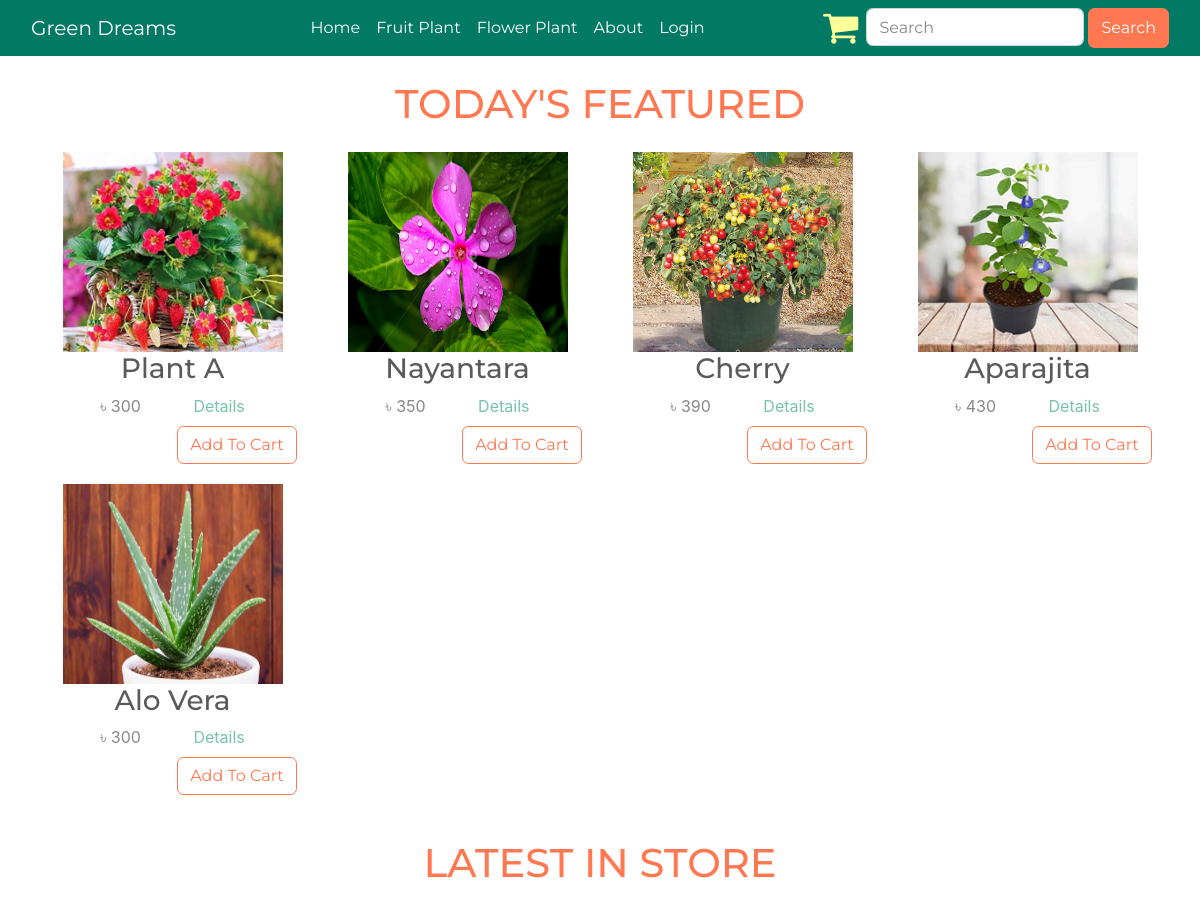
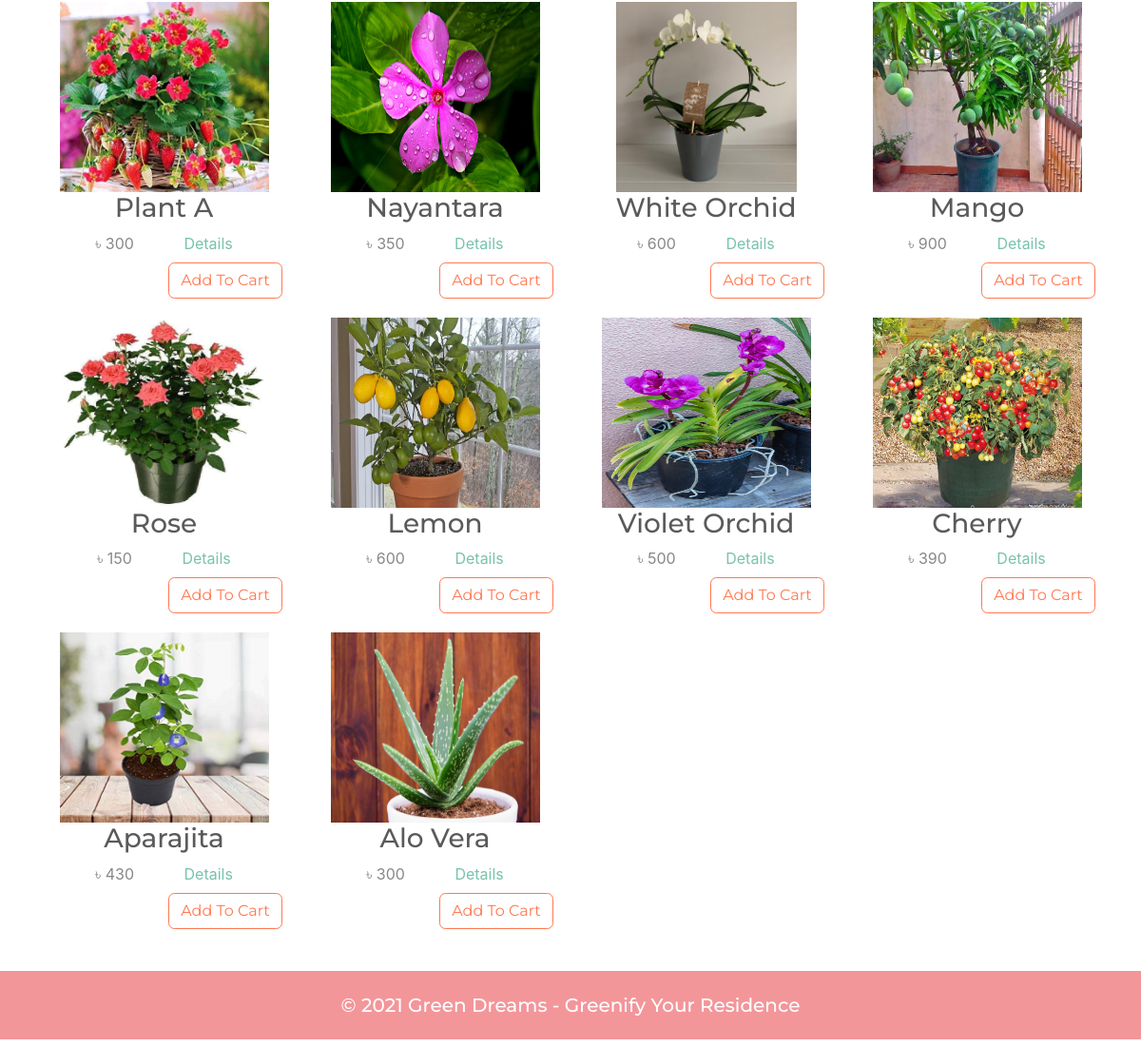
The page / on the database its author committed (2 pictures, top to bottom).
### app/models.py (models this page shows, shortened)
class Plant(models.Model):
    title = models.CharField(max_length=200)
    slug = models.SlugField(unique=True)
    category = models.CharField(max_length=20, choices=CATEGORIES)
    image = models.ImageField(upload_to="plants")
    price = models.PositiveIntegerField()
    description = models.TextField()
    featured = models.BooleanField(default=False)
    date = models.DateTimeField(auto_now_add=True)

### app/views.py (the view)
# urls.py: path("", HomeView.as_view(), name="home"),
class HomeView(TemplateView):
    template_name = "index.html"
    def get_context_data(self, **kwargs):
        context = super().get_context_data(**kwargs)
        context['plants'] = Plant.objects.all().order_by('-date')
        return context

### templates/index.html
{% extends "base.html" %}
{% block content %}
<section class="mt-4">
    <h1 class="text-danger text-center mb-4">TODAY'S FEATURED</h1>
    <div class="container latestIn text-center">
      <div class="row">
          {% for plant in plants %}
          {% if plant.featured == True %}
          <div class="col-lg-3 col-md-4 col-sm-6">
              <div>
                <img src="{{plant.image.url}}" alt="" style="width: 220px; height: 200px;">
                <h3 class="">{{ plant.title }}</h3>
                <span class="price">&#2547; {{plant.price}}</span>
                <a href="{% url 'app:details' plant.slug%}" class="ml-5">Details</a>
              </div>
                    <a href="{% url 'app:addtocart' plant.id %}" class="btn btn-outline-danger mt-2 mr-4 text-center ">Add To Cart</a>
          </div>
          {% endif %}
          {% endfor %}
</section>
<section class="mt-4">
    <h1 class="text-danger text-center mb-4">LATEST IN STORE</h1>
    <div class="container latestIn text-center">
      <div class="row">
          {% for plant in plants %}
          <div class="col-lg-3 col-md-4 col-sm-6">
              <img src="{{plant.image.url}}" alt="" style="width: 220px; height: 200px;">
                  <h3 class="">{{ plant.title }}</h3>
                  <span class="price">&#2547; {{plant.price}}</span>
                  <a href="{% url 'app:details' plant.slug%}" class="ml-5">Details</a>
                  <a href="{% url 'app:addtocart' plant.id %}" class="btn btn-outline-danger mt-2 mr-4 text-center ">Add To Cart</a>
          </div>
          {% endfor %}
</section>
{% endblock %}

### templates/base.html (shortened to what this page needs)
{% load static %}
<!DOCTYPE html>
<html lang="en">
<head>
  <link rel="stylesheet" href="https://stackpath.bootstrapcdn.com/bootstrap/4.5.2/css/bootstrap.min.css">
  <link rel="stylesheet" href="https://stackpath.bootstrapcdn.com/font-awesome/4.7.0/css/font-awesome.min.css">
  <link rel="stylesheet" href="{% static 'style.css' %}" />
  <link rel="stylesheet" href="{% static 'bootstrap.min.css' %}" />
</head>
<body>
  <header>
    <nav class="navbar navbar-expand-md">
        <div class="container-fluid">
          <div class="collapse navbar-collapse" id="navbarTogglerDemo01">
            <a class="navbar-brand" href="#">Green Dreams</a>
            <ul class="navbar-nav me-auto mb-2 mb-lg-0 ml-auto">
              <li class="nav-item">
                <a class="nav-link" aria-current="page" href="{% url 'app:home' %}">Home</a>
              </li>
              <li class="nav-item">
                <a class="nav-link" href="{% url 'app:fruits' %}">Fruit Plant</a>
              </li>
              <li class="nav-item">
                <a class="nav-link" href="{% url 'app:flowers' %}" tabindex="-1" aria-disabled="true">Flower Plant</a>
              </li>
              <li class="nav-item">
                <a class="nav-link" href="{% url 'app:about' %}" tabindex="-1" aria-disabled="true">About</a>
              </li>
              {% if request.user.customer %}
              <li class="nav-item">
                <p class="nav-link text-secondary">Welcome, {{request.user.username}}!</p>
              </li>
              <li class="nav-item">
                <a class="nav-link" href="{% url 'app:logout'%}" tabindex="-1" aria-disabled="true">Logout</a>
              </li>
            {% else %}
            <li>
                <a class="nav-link" href="{% url 'app:login'%}" tabindex="-1" aria-disabled="true">Login</a>
                {%endif%}
              </li>
            </ul>
            <form class="d-flex ml-auto" action="{% url 'app:search' %}" method="GET">
                <a href="{% url 'app:mycart'%}"><span class="fas fa-shopping-cart fa mr-2"></span></a>
              <input class="form-control me-2" type="text" name="keyword" required placeholder="Search" aria-label="Search">
              <button class="btn btn-danger ml-1" type="submit">Search</button>
            </form>
          </div>
        </div>
      </nav>
</header>
    {% block content %}
    {% endblock %}
    <footer class="bg-dark mt-4">
      <h5 class="p-4 text-center text-white"> &copy; 2021 Green Dreams - Greenify Your Residence</h5>
  </footer>
</body>
</html>

### static/style.css (style rules this page uses)
* { padding: 0; margin: 0; }
body { box-sizing: border-box; font-family: sans-serif; background: whitesmoke; }
.navbar-brand { color: rgb(246, 248, 246) !important; }
.navbar { background: #007965 !important; }
.navbar a { color: #fff !important; }
.fa-shopping-cart { font-size: 38px; cursor: pointer; color: rgb(255, 255, 153); }
.latestIn .btn { position: relative; left: 30%; margin-bottom: 20px; }
a { text-decoration: none !important; color: black; }

### rows shown on the page
Plant: image (picture), title "Plant A", price "300"
Plant: image (picture), title "Nayantara", price "350"
Plant: image (picture), title "Cherry", price "390"
Plant: image (picture), title "Aparajita", price "430"
Plant: image (picture), title "Alo Vera", price "300"
Plant: image (picture), title "White Orchid", price "600"
Plant: image (picture), title "Mango", price "900"
Plant: image (picture), title "Rose", price "150"
Plant: image (picture), title "Lemon", price "600"
Plant: image (picture), title "Violet Orchid", price "500"
